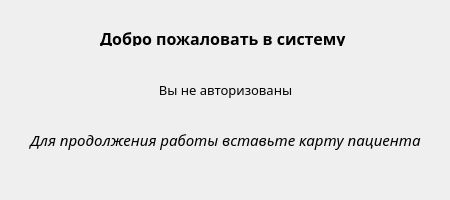
<?xml version="1.0" encoding="UTF-8"?>
<ui version="4.0">
 <class>MainWindow</class>
 <widget class="QMainWindow" name="MainWindow">
  <property name="geometry">
   <rect>
    <x>0</x>
    <y>0</y>
    <width>450</width>
    <height>200</height>
   </rect>
  </property>
  <property name="minimumSize">
   <size>
    <width>450</width>
    <height>200</height>
   </size>
  </property>
  <property name="maximumSize">
   <size>
    <width>450</width>
    <height>200</height>
   </size>
  </property>
  <property name="font">
   <font>
    <pointsize>15</pointsize>
   </font>
  </property>
  <property name="windowTitle">
   <string>Главная</string>
  </property>
  <widget class="QWidget" name="centralWidget">
   <widget class="QLabel" name="Who_am_I">
    <property name="geometry">
     <rect>
      <x>0</x>
      <y>80</y>
      <width>451</width>
      <height>20</height>
     </rect>
    </property>
    <property name="font">
     <font>
      <family>MV Boli</family>
      <pointsize>10</pointsize>
     </font>
    </property>
    <property name="layoutDirection">
     <enum>Qt::LeftToRight</enum>
    </property>
    <property name="text">
     <string>Вы не авторизованы</string>
    </property>
    <property name="alignment">
     <set>Qt::AlignCenter</set>
    </property>
   </widget>
   <widget class="QLabel" name="label">
    <property name="geometry">
     <rect>
      <x>100</x>
      <y>30</y>
      <width>261</width>
      <height>16</height>
     </rect>
    </property>
    <property name="font">
     <font>
      <family>Narkisim</family>
      <pointsize>12</pointsize>
      <weight>75</weight>
      <bold>true</bold>
     </font>
    </property>
    <property name="text">
     <string>Добро пожаловать в систему</string>
    </property>
   </widget>
   <widget class="QLabel" name="label_2">
    <property name="geometry">
     <rect>
      <x>0</x>
      <y>130</y>
      <width>451</width>
      <height>20</height>
     </rect>
    </property>
    <property name="font">
     <font>
      <family>Narkisim</family>
      <pointsize>11</pointsize>
      <italic>true</italic>
     </font>
    </property>
    <property name="text">
     <string>Для продолжения работы вставьте карту пациента</string>
    </property>
    <property name="alignment">
     <set>Qt::AlignCenter</set>
    </property>
   </widget>
  </widget>
 </widget>
 <layoutdefault spacing="6" margin="11"/>
 <resources/>
 <connections/>
</ui>
